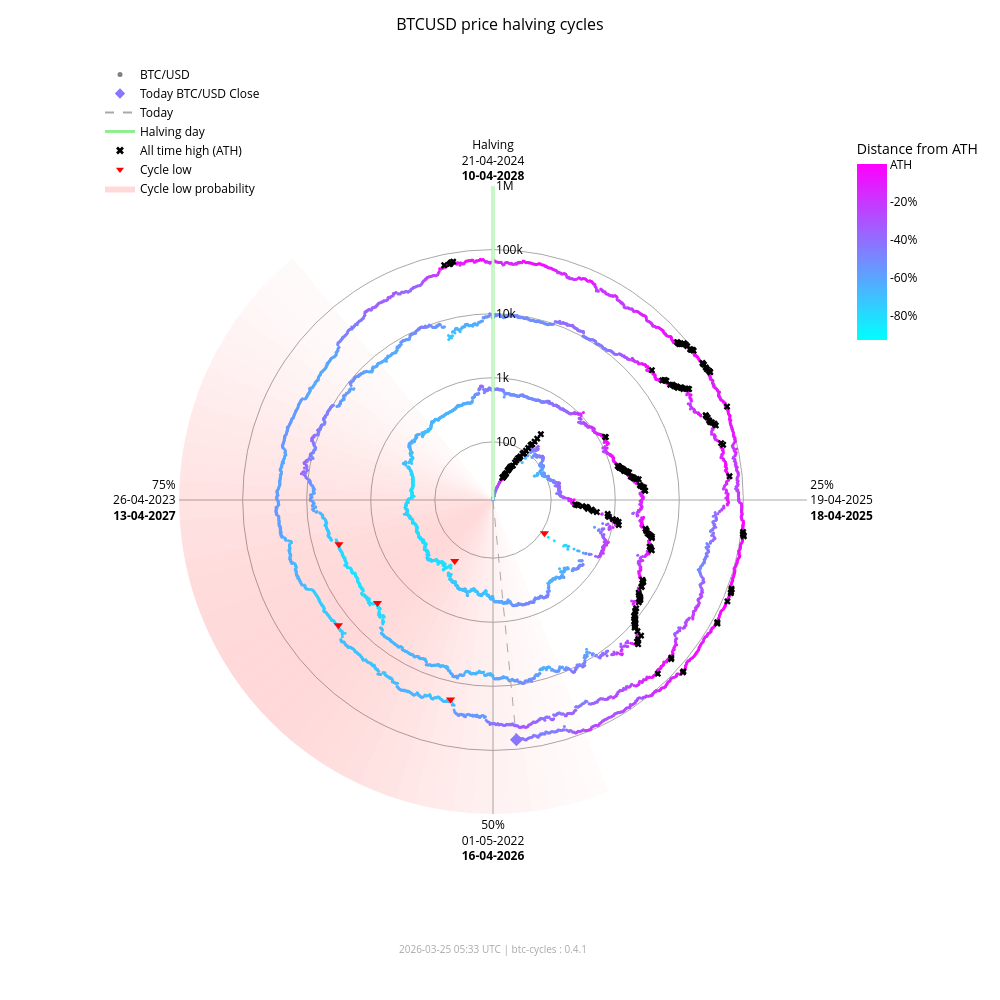

Notebook cell for this chart:
### Markdown cell above
### Interactive chart (plotly)

### Code cell
fig_interactive = btc.plot(
    kind="interactive",
    from_date="2012-11-28",
)
# plotly config for interactivity
config = {"scrollZoom": True, "displayModeBar": True}
# display in notebook
fig_interactive.show(config=config)

### Figure 1 — Plotly figure (JSON) as saved in the notebook; plotly's stock layout.template omitted (floating-point values rounded to 4 significant figures; data arrays with more than 128 entries replaced by an {"elided": "..."} marker saying what was removed)
{"data": [{"fill": "toself", "fillcolor": "rgba(255,0,0,0.017168280509461755)", "hoverinfo": "skip", "line": {"width": 0}, "mode": "lines", "r": [12.35, 1000000, 1000000, 12.35, 12.35], "showlegend": false, "theta": [158.4, 158.4, 162.0, 162.0, 158.4], "type": "scatterpolar"}, {"fill": "toself", "fillcolor": "rgba(255,0,0,0.022114794501891175)", "hoverinfo": "skip", "line": {"width": 0}, "mode": "lines", "r": [12.35, 1000000, 1000000, 12.35, 12.35], "showlegend": false, "theta": [162.0, 162.0, 165.6, 165.6, 162.0], "type": "scatterpolar"}, {"fill": "toself", "fillcolor": "rgba(255,0,0,0.02790404259511669)", "hoverinfo": "skip", "line": {"width": 0}, "mode": "lines", "r": [12.35, 1000000, 1000000, 12.35, 12.35], "showlegend": false, "theta": [165.6, 165.6, 169.2, 169.2, 165.6], "type": "scatterpolar"}, {"fill": "toself", "fillcolor": "rgba(255,0,0,0.034518294852420334)", "hoverinfo": "skip", "line": {"width": 0}, "mode": "lines", "r": [12.35, 1000000, 1000000, 12.35, 12.35], "showlegend": false, "theta": [169.2, 169.2, 172.8, 172.8, 169.2], "type": "scatterpolar"}, {"fill": "toself", "fillcolor": "rgba(255,0,0,0.041901979682821514)", "hoverinfo": "skip", "line": {"width": 0}, "mode": "lines", "r": [12.35, 1000000, 1000000, 12.35, 12.35], "showlegend": false, "theta": [172.8, 172.8, 176.4, 176.4, 172.8], "type": "scatterpolar"}, {"fill": "toself", "fillcolor": "rgba(255,0,0,0.04996405861294358)", "hoverinfo": "skip", "line": {"width": 0}, "mode": "lines", "r": [12.35, 1000000, 1000000, 12.35, 12.35], "showlegend": false, "theta": [176.4, 176.4, 180.0, 180.0, 176.4], "type": "scatterpolar"}, {"fill": "toself", "fillcolor": "rgba(255,0,0,0.05858349692240514)", "hoverinfo": "skip", "line": {"width": 0}, "mode": "lines", "r": [12.35, 1000000, 1000000, 12.35, 12.35], "showlegend": false, "theta": [180.0, 180.0, 183.6, 183.6, 180.0], "type": "scatterpolar"}, {"fill": "toself", "fillcolor": "rgba(255,0,0,0.06761662035375064)", "hoverinfo": "skip", "line": {"width": 0}, "mode": "lines", "r": [12.35, 1000000, 1000000, 12.35, 12.35], "showlegend": false, "theta": [183.6, 183.6, 187.2, 187.2, 183.6], "type": "scatterpolar"}, {"fill": "toself", "fillcolor": "rgba(255,0,0,0.07690481219944661)", "hoverinfo": "skip", "line": {"width": 0}, "mode": "lines", "r": [12.35, 1000000, 1000000, 12.35, 12.35], "showlegend": false, "theta": [187.2, 187.2, 190.8, 190.8, 187.2], "type": "scatterpolar"}, {"fill": "toself", "fillcolor": "rgba(255,0,0,0.08628112000611096)", "hoverinfo": "skip", "line": {"width": 0}, "mode": "lines", "r": [12.35, 1000000, 1000000, 12.35, 12.35], "showlegend": false, "theta": [190.8, 190.8, 194.4, 194.4, 190.8], "type": "scatterpolar"}, {"fill": "toself", "fillcolor": "rgba(255,0,0,0.09557490841018089)", "hoverinfo": "skip", "line": {"width": 0}, "mode": "lines", "r": [12.35, 1000000, 1000000, 12.35, 12.35], "showlegend": false, "theta": [194.4, 194.4, 198.0, 198.0, 194.4], "type": "scatterpolar"}, {"fill": "toself", "fillcolor": "rgba(255,0,0,0.10461455782963762)", "hoverinfo": "skip", "line": {"width": 0}, "mode": "lines", "r": [12.35, 1000000, 1000000, 12.35, 12.35], "showlegend": false, "theta": [198.0, 198.0, 201.6, 201.6, 198.0], "type": "scatterpolar"}, {"fill": "toself", "fillcolor": "rgba(255,0,0,0.11322908719652829)", "hoverinfo": "skip", "line": {"width": 0}, "mode": "lines", "r": [12.35, 1000000, 1000000, 12.35, 12.35], "showlegend": false, "theta": [201.6, 201.6, 205.2, 205.2, 201.6], "type": "scatterpolar"}, {"fill": "toself", "fillcolor": "rgba(255,0,0,0.12125015337052986)", "hoverinfo": "skip", "line": {"width": 0}, "mode": "lines", "r": [12.35, 1000000, 1000000, 12.35, 12.35], "showlegend": false, "theta": [205.2, 205.2, 208.8, 208.8, 205.2], "type": "scatterpolar"}, {"fill": "toself", "fillcolor": "rgba(255,0,0,0.12851590515331976)", "hoverinfo": "skip", "line": {"width": 0}, "mode": "lines", "r": [12.35, 1000000, 1000000, 12.35, 12.35], "showlegend": false, "theta": [208.8, 208.8, 212.4, 212.4, 208.8], "type": "scatterpolar"}, {"fill": "toself", "fillcolor": "rgba(255,0,0,0.13487757461161184)", "hoverinfo": "skip", "line": {"width": 0}, "mode": "lines", "r": [12.35, 1000000, 1000000, 12.35, 12.35], "showlegend": false, "theta": [212.4, 212.4, 216.0, 216.0, 212.4], "type": "scatterpolar"}, {"fill": "toself", "fillcolor": "rgba(255,0,0,0.14020862181849592)", "hoverinfo": "skip", "line": {"width": 0}, "mode": "lines", "r": [12.35, 1000000, 1000000, 12.35, 12.35], "showlegend": false, "theta": [216.0, 216.0, 219.6, 219.6, 216.0], "type": "scatterpolar"}, {"fill": "toself", "fillcolor": "rgba(255,0,0,0.14441504950654527)", "hoverinfo": "skip", "line": {"width": 0}, "mode": "lines", "r": [12.35, 1000000, 1000000, 12.35, 12.35], "showlegend": false, "theta": [219.6, 219.6, 223.2, 223.2, 219.6], "type": "scatterpolar"}, {"fill": "toself", "fillcolor": "rgba(255,0,0,0.14744459351271713)", "hoverinfo": "skip", "line": {"width": 0}, "mode": "lines", "r": [12.35, 1000000, 1000000, 12.35, 12.35], "showlegend": false, "theta": [223.2, 223.2, 226.8, 226.8, 223.2], "type": "scatterpolar"}, {"fill": "toself", "fillcolor": "rgba(255,0,0,0.14929223192296423)", "hoverinfo": "skip", "line": {"width": 0}, "mode": "lines", "r": [12.35, 1000000, 1000000, 12.35, 12.35], "showlegend": false, "theta": [226.8, 226.8, 230.4, 230.4, 226.8], "type": "scatterpolar"}, {"fill": "toself", "fillcolor": "rgba(255,0,0,0.15)", "hoverinfo": "skip", "line": {"width": 0}, "mode": "lines", "r": [12.35, 1000000, 1000000, 12.35, 12.35], "showlegend": false, "theta": [230.4, 230.4, 234.0, 234.0, 230.4], "type": "scatterpolar"}, {"fill": "toself", "fillcolor": "rgba(255,0,0,0.14965033825231114)", "hoverinfo": "skip", "line": {"width": 0}, "mode": "lines", "r": [12.35, 1000000, 1000000, 12.35, 12.35], "showlegend": false, "theta": [234.0, 234.0, 237.6, 237.6, 234.0], "type": "scatterpolar"}, {"fill": "toself", "fillcolor": "rgba(255,0,0,0.14835378057909807)", "hoverinfo": "skip", "line": {"width": 0}, "mode": "lines", "r": [12.35, 1000000, 1000000, 12.35, 12.35], "showlegend": false, "theta": [237.6, 237.6, 241.2, 241.2, 237.6], "type": "scatterpolar"}, {"fill": "toself", "fillcolor": "rgba(255,0,0,0.14623322283554635)", "hoverinfo": "skip", "line": {"width": 0}, "mode": "lines", "r": [12.35, 1000000, 1000000, 12.35, 12.35], "showlegend": false, "theta": [241.2, 241.2, 244.8, 244.8, 241.2], "type": "scatterpolar"}, {"fill": "toself", "fillcolor": "rgba(255,0,0,0.1434078538226231)", "hoverinfo": "skip", "line": {"width": 0}, "mode": "lines", "r": [12.35, 1000000, 1000000, 12.35, 12.35], "showlegend": false, "theta": [244.8, 244.8, 248.4, 248.4, 244.8], "type": "scatterpolar"}, {"fill": "toself", "fillcolor": "rgba(255,0,0,0.13997983179373427)", "hoverinfo": "skip", "line": {"width": 0}, "mode": "lines", "r": [12.35, 1000000, 1000000, 12.35, 12.35], "showlegend": false, "theta": [248.4, 248.4, 252.0, 252.0, 248.4], "type": "scatterpolar"}, {"fill": "toself", "fillcolor": "rgba(255,0,0,0.13602598258454268)", "hoverinfo": "skip", "line": {"width": 0}, "mode": "lines", "r": [12.35, 1000000, 1000000, 12.35, 12.35], "showlegend": false, "theta": [252.0, 252.0, 255.6, 255.6, 252.0], "type": "scatterpolar"}, {"fill": "toself", "fillcolor": "rgba(255,0,0,0.13159547355344953)", "hoverinfo": "skip", "line": {"width": 0}, "mode": "lines", "r": [12.35, 1000000, 1000000, 12.35, 12.35], "showlegend": false, "theta": [255.6, 255.6, 259.2, 259.2, 255.6], "type": "scatterpolar"}, {"fill": "toself", "fillcolor": "rgba(255,0,0,0.12671301775492697)", "hoverinfo": "skip", "line": {"width": 0}, "mode": "lines", "r": [12.35, 1000000, 1000000, 12.35, 12.35], "showlegend": false, "theta": [259.2, 259.2, 262.8, 262.8, 259.2], "type": "scatterpolar"}, {"fill": "toself", "fillcolor": "rgba(255,0,0,0.12138610149219965)", "hoverinfo": "skip", "line": {"width": 0}, "mode": "lines", "r": [12.35, 1000000, 1000000, 12.35, 12.35], "showlegend": false, "theta": [262.8, 262.8, 266.4, 266.4, 262.8], "type": "scatterpolar"}, {"fill": "toself", "fillcolor": "rgba(255,0,0,0.1156142551644921)", "hoverinfo": "skip", "line": {"width": 0}, "mode": "lines", "r": [12.35, 1000000, 1000000, 12.35, 12.35], "showlegend": false, "theta": [266.4, 266.4, 270.0, 270.0, 266.4], "type": "scatterpolar"}, {"fill": "toself", "fillcolor": "rgba(255,0,0,0.10939851441251548)", "hoverinfo": "skip", "line": {"width": 0}, "mode": "lines", "r": [12.35, 1000000, 1000000, 12.35, 12.35], "showlegend": false, "theta": [270.0, 270.0, 273.6, 273.6, 270.0], "type": "scatterpolar"}, {"fill": "toself", "fillcolor": "rgba(255,0,0,0.10274974912946185)", "hoverinfo": "skip", "line": {"width": 0}, "mode": "lines", "r": [12.35, 1000000, 1000000, 12.35, 12.35], "showlegend": false, "theta": [273.6, 273.6, 277.2, 277.2, 273.6], "type": "scatterpolar"}, {"fill": "toself", "fillcolor": "rgba(255,0,0,0.09569517349791425)", "hoverinfo": "skip", "line": {"width": 0}, "mode": "lines", "r": [12.35, 1000000, 1000000, 12.35, 12.35], "showlegend": false, "theta": [277.2, 277.2, 280.8, 280.8, 277.2], "type": "scatterpolar"}, {"fill": "toself", "fillcolor": "rgba(255,0,0,0.08828282625646727)", "hoverinfo": "skip", "line": {"width": 0}, "mode": "lines", "r": [12.35, 1000000, 1000000, 12.35, 12.35], "showlegend": false, "theta": [280.8, 280.8, 284.4, 284.4, 280.8], "type": "scatterpolar"}, {"fill": "toself", "fillcolor": "rgba(255,0,0,0.08058400018765345)", "hoverinfo": "skip", "line": {"width": 0}, "mode": "lines", "r": [12.35, 1000000, 1000000, 12.35, 12.35], "showlegend": false, "theta": [284.4, 284.4, 288.0, 288.0, 284.4], "type": "scatterpolar"}, {"fill": "toself", "fillcolor": "rgba(255,0,0,0.07269354608292704)", "hoverinfo": "skip", "line": {"width": 0}, "mode": "lines", "r": [12.35, 1000000, 1000000, 12.35, 12.35], "showlegend": false, "theta": [288.0, 288.0, 291.6, 291.6, 288.0], "type": "scatterpolar"}, {"fill": "toself", "fillcolor": "rgba(255,0,0,0.06472784449068783)", "hoverinfo": "skip", "line": {"width": 0}, "mode": "lines", "r": [12.35, 1000000, 1000000, 12.35, 12.35], "showlegend": false, "theta": [291.6, 291.6, 295.2, 295.2, 291.6], "type": "scatterpolar"}, {"fill": "toself", "fillcolor": "rgba(255,0,0,0.05682021976743955)", "hoverinfo": "skip", "line": {"width": 0}, "mode": "lines", "r": [12.35, 1000000, 1000000, 12.35, 12.35], "showlegend": false, "theta": [295.2, 295.2, 298.8, 298.8, 295.2], "type": "scatterpolar"}, {"fill": "toself", "fillcolor": "rgba(255,0,0,0.04911378436707333)", "hoverinfo": "skip", "line": {"width": 0}, "mode": "lines", "r": [12.35, 1000000, 1000000, 12.35, 12.35], "showlegend": false, "theta": [298.8, 298.8, 302.4, 302.4, 298.8], "type": "scatterpolar"}, {"fill": "toself", "fillcolor": "rgba(255,0,0,0.04175213714896469)", "hoverinfo": "skip", "line": {"width": 0}, "mode": "lines", "r": [12.35, 1000000, 1000000, 12.35, 12.35], "showlegend": false, "theta": [302.4, 302.4, 306.0, 306.0, 302.4], "type": "scatterpolar"}, {"fill": "toself", "fillcolor": "rgba(255,0,0,0.034868865657538876)", "hoverinfo": "skip", "line": {"width": 0}, "mode": "lines", "r": [12.35, 1000000, 1000000, 12.35, 12.35], "showlegend": false, "theta": [306.0, 306.0, 309.6, 309.6, 306.0], "type": "scatterpolar"}, {"fill": "toself", "fillcolor": "rgba(255,0,0,0.02857722515334582)", "hoverinfo": "skip", "line": {"width": 0}, "mode": "lines", "r": [12.35, 1000000, 1000000, 12.35, 12.35], "showlegend": false, "theta": [309.6, 309.6, 313.2, 313.2, 309.6], "type": "scatterpolar"}, {"fill": "toself", "fillcolor": "rgba(255,0,0,0.022961515313555197)", "hoverinfo": "skip", "line": {"width": 0}, "mode": "lines", "r": [12.35, 1000000, 1000000, 12.35, 12.35], "showlegend": false, "theta": [313.2, 313.2, 316.8, 316.8, 313.2], "type": "scatterpolar"}, {"fill": "toself", "fillcolor": "rgba(255,0,0,0.01807146942917362)", "hoverinfo": "skip", "line": {"width": 0}, "mode": "lines", "r": [12.35, 1000000, 1000000, 12.35, 12.35], "showlegend": false, "theta": [316.8, 316.8, 320.4, 320.4, 316.8], "type": "scatterpolar"}, {"hoverinfo": "text", "marker": {"color": {"elided": "4866 str values"}, "size": 3}, "mode": "markers", "r": {"elided": "4866 float values"}, "showlegend": false, "text": {"elided": "4866 str values"}, "theta": {"elided": "4866 float values"}, "type": "scatterpolar"}, {"hoverinfo": "skip", "line": {"color": "lightgreen", "width": 3}, "mode": "lines", "r": [12.35, 1000000], "showlegend": false, "theta": [0, 0], "type": "scatterpolar"}, {"hoverinfo": "skip", "line": {"color": "darkgrey", "dash": "dash", "width": 1}, "mode": "lines", "r": [12.35, 71170.0], "showlegend": false, "theta": [174.4, 174.4], "type": "scatterpolar"}, {"hoverinfo": "text", "marker": {"color": "#8976ff", "size": 10, "symbol": "diamond"}, "mode": "markers", "r": [71170.0], "showlegend": false, "text": ["Today<br>Date: 2026-03-25<br>Price: $71,170.82"], "theta": [174.4], "type": "scatterpolar"}, {"hoverinfo": "text", "marker": {"color": "black", "size": 6, "symbol": "x"}, "mode": "markers", "r": {"elided": "195 float values"}, "showlegend": false, "text": {"elided": "195 str values"}, "theta": {"elided": "195 float values"}, "type": "scatterpolar"}, {"hoverinfo": "text", "marker": {"color": "red", "size": 8, "symbol": "triangle-down"}, "mode": "markers", "r": [111.6, 164.9, 3233.0, 3925.0, 18950.0, 15760.0], "showlegend": false, "text": ["Cycle Low<br>Date: 2014-02-21<br>Price: $111.56<br>ATH distance: -91.0%", "Cycle Low<br>Date: 2015-01-14<br>Price: $164.92<br>ATH distance: -86.7%", "Cycle Low<br>Date: 2018-12-15<br>Price: $3,232.51<br>ATH distance: -83.3%", "Cycle Low<br>Date: 2019-03-25<br>Price: $3,924.55<br>ATH distance: -79.7%", "Cycle Low<br>Date: 2022-06-18<br>Price: $18,954.25<br>ATH distance: -71.9%", "Cycle Low<br>Date: 2022-11-21<br>Price: $15,760.19<br>ATH distance: -76.7%"], "theta": [122.8, 212.1, 228.3, 254.0, 192.0, 231.0], "type": "scatterpolar"}, {"marker": {"color": "grey", "size": 5}, "mode": "markers", "name": "BTC/USD", "r": [null], "theta": [null], "type": "scatterpolar"}, {"marker": {"color": "#8976ff", "size": 8, "symbol": "diamond"}, "mode": "markers", "name": "Today BTC/USD Close", "r": [null], "theta": [null], "type": "scatterpolar"}, {"line": {"color": "darkgrey", "dash": "dash"}, "mode": "lines", "name": "Today", "r": [null], "theta": [null], "type": "scatterpolar"}, {"line": {"color": "lightgreen", "width": 3}, "mode": "lines", "name": "Halving day", "r": [null], "theta": [null], "type": "scatterpolar"}, {"marker": {"color": "black", "size": 7, "symbol": "x"}, "mode": "markers", "name": "All time high (ATH)", "r": [null], "theta": [null], "type": "scatterpolar"}, {"marker": {"color": "red", "size": 7, "symbol": "triangle-down"}, "mode": "markers", "name": "Cycle low", "r": [null], "theta": [null], "type": "scatterpolar"}, {"fill": "toself", "fillcolor": "rgba(255,0,0,0.15)", "line": {"width": 0}, "mode": "lines", "name": "Cycle low probability", "r": [null], "theta": [null], "type": "scatterpolar"}, {"hoverinfo": "skip", "marker": {"cmax": 0, "cmin": -0.9307, "color": [0], "colorbar": {"len": 0.25, "ticktext": ["ATH", "-20%", "-40%", "-60%", "-80%", "-100%"], "tickvals": [0, -0.2, -0.4, -0.6, -0.8, -1.0], "title": {"text": "Distance from ATH"}, "x": 0.95, "y": 0.92, "yanchor": "top"}, "colorscale": {"elided": "256x2 mixed values"}, "showscale": true, "size": 0}, "mode": "markers", "r": [null], "showlegend": false, "theta": [null], "type": "scatterpolar"}], "layout": {"annotations": [{"font": {"color": "darkgrey", "size": 10}, "showarrow": false, "text": "2026-03-25 05:33 UTC | btc-cycles : 0.4.1", "x": 0.5, "xref": "paper", "y": -0.02, "yref": "paper"}], "font": {"color": "black"}, "height": 1000, "legend": {"bgcolor": "rgba(0,0,0,0)", "font": {"color": "black"}, "x": 0.0, "y": 1.0}, "margin": {"b": 60, "l": 100, "r": 80, "t": 60}, "paper_bgcolor": "white", "plot_bgcolor": "white", "polar": {"angularaxis": {"color": "black", "direction": "clockwise", "gridcolor": "darkgrey", "rotation": 90, "ticktext": ["Halving<br>21-04-2024<br><b>10-04-2028</b>", "25%<br>19-04-2025<br><b>18-04-2025</b>", "50%<br>01-05-2022<br><b>16-04-2026</b>", "75%<br>26-04-2023<br><b>13-04-2027</b>"], "tickvals": [0, 90, 180, 270]}, "bgcolor": "white", "domain": {"x": [0.1, 0.9], "y": [0.05, 0.95]}, "radialaxis": {"angle": 90, "color": "black", "gridcolor": "darkgrey", "range": [1.092, 6.0], "tickangle": 90, "ticktext": ["100", "1k", "10k", "100k", "1M"], "tickvals": [100, 1000, 10000, 100000, 1000000], "type": "log"}}, "title": {"font": {"color": "black", "size": 16}, "text": "BTCUSD price halving cycles", "x": 0.5}, "width": 1000}}
